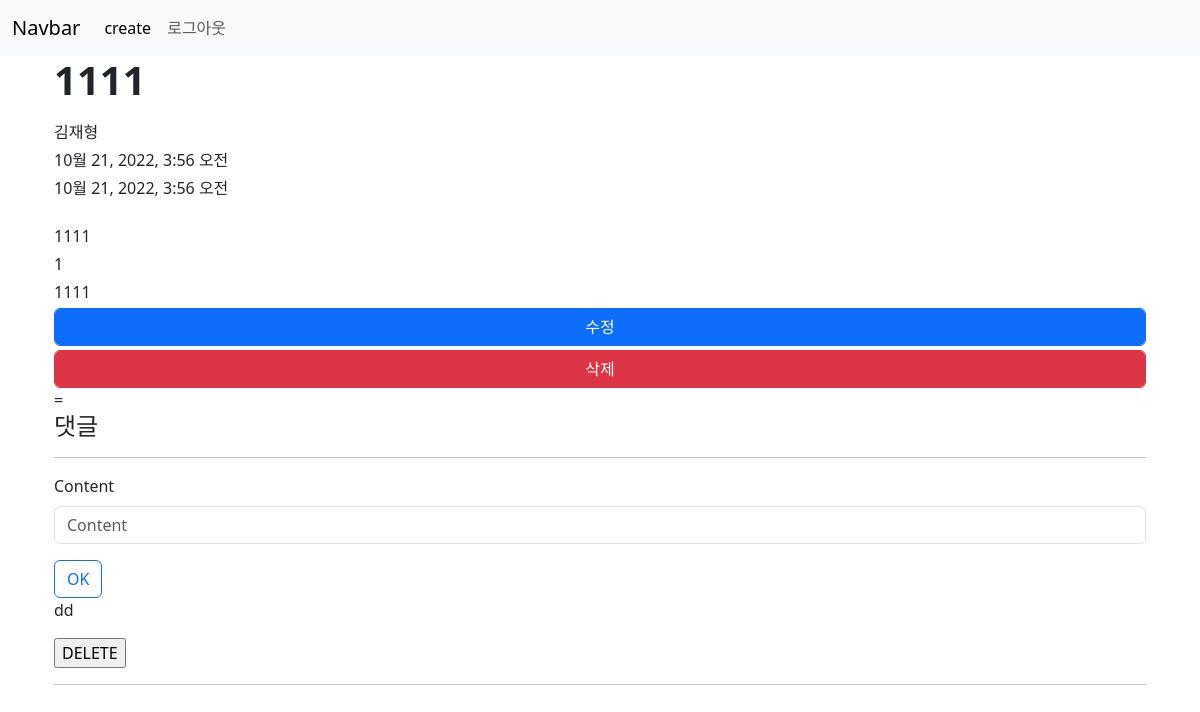
The page /reviews/1/ (signed in) on the database as committed earlier.
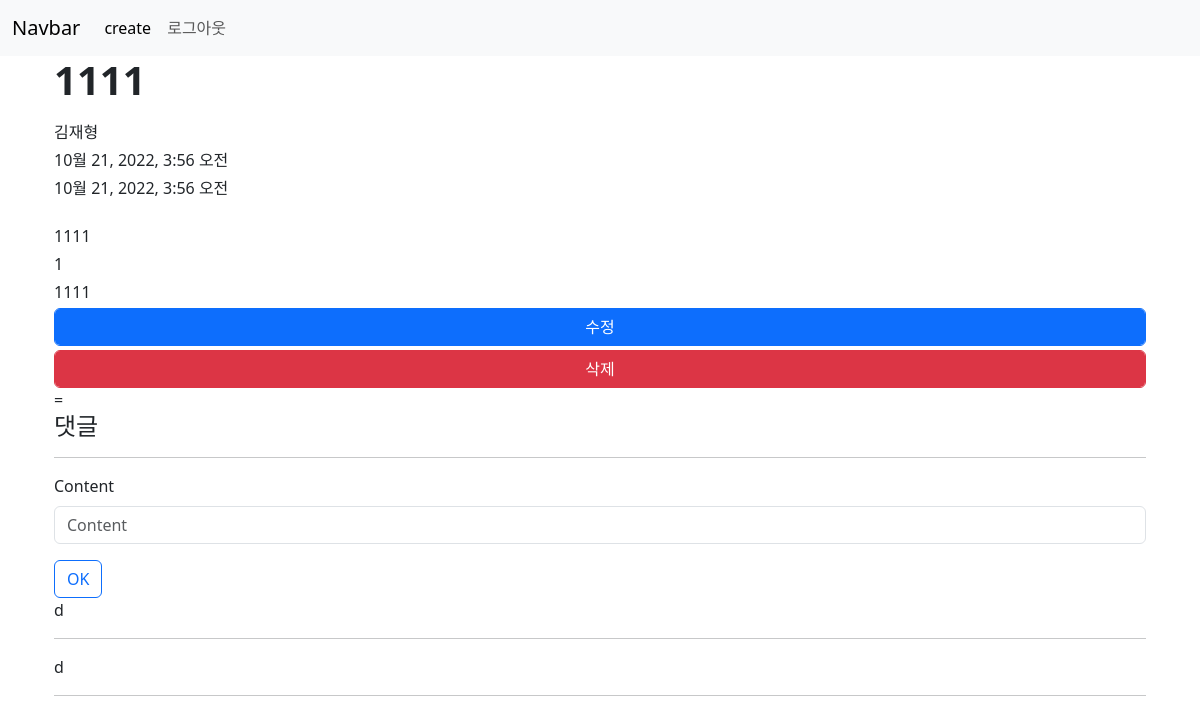
The same page on the database as committed later.
### reviews/models.py (models this page shows)
class Review(models.Model):
    user = models.ForeignKey(settings.AUTH_USER_MODEL, on_delete=models.CASCADE)
    title = models.CharField(max_length=80)
    content = models.TextField()
    movie_name = models.CharField(max_length=80)
    grade = models.IntegerField()
    created_at = models.DateTimeField(auto_now_add=True)
    updated_at = models.DateTimeField(auto_now=True)

class Comment(models.Model):
    review = models.ForeignKey('Review', on_delete=models.CASCADE)
    user = models.ForeignKey(settings.AUTH_USER_MODEL, on_delete=models.CASCADE)
    content = models.CharField(max_length=100)

### account/models.py (models this page shows)
class User(AbstractUser):
    pass

### reviews/views.py (the view)
# urls.py: path('<int:review_pk>/', views.detail, name="detail"),
def detail(request, review_pk):
    review = Review.objects.get(pk=review_pk)
    comment_form = CommentForm()
    context = {
        "review":review,
        'comment_form':comment_form,
        'comments':review.comment_set.all(),
    }
    return render(request, "reviews/detail.html", context)

### reviews/forms.py
class CommentForm(forms.ModelForm):
    class Meta:
        model = Comment
        fields = ('content',)

### reviews/templates/reviews/detail.html (shortened to what this page needs)
{% extends 'base.html' %}
{% load django_bootstrap5 %}
{% block body %}
  <div class="container">
    <h1 class="mb-3 fw-bold">{{ review.title }}</h1>
    <p class="mb-1 fw-light">{{ review.user }}</p>
    <p class="mb-1 fw-light">{{ review.created_at }}</p>
    <p class="mb-4 fw-light">{{ review.updated_at }}</p>
    <p class="mb-1">{{ review.movie_name }}</p>
    <p class="mb-1">{{ review.grade }}</p>
    <p class="mb-1">{{ review.content }}</p>
    {% if request.user == review.user %}
      <a href="{% url 'reviews:update' review.pk %}" class="btn btn-primary form-control mb-1">수정</a>
      <form action="{% url 'reviews:delete' review.pk %}" method="POST" class="form">
        <input class="btn btn-danger form-control" type="submit" value="삭제">
      </form>
      =
    {% endif %}
    <h4>댓글</h4>
    <hr>
    {% if request.user.is_authenticated %}
      <form action="{% url 'reviews:create_comment' review.pk %}" method="POST">
        {% bootstrap_form comment_form %}
        {% bootstrap_button button_type="submit" content="OK" button_class="btn btn-outline-primary" %}
      </form>
    {% endif %}
    {% for comment in comments %}
      <p>{{ comment.content }}</p>
      {% if request.user == comment.user %}
        <form action="{% url 'reviews:comments_delete' review.pk comment.pk %}" method="POST">
          <input type="submit" value="DELETE">
        </form>
      {% endif %}
      <hr>
    {% endfor %}
  </div>
{% endblock body %}

### config/templates/base.html (shortened to what this page needs)
{% load django_bootstrap5 %}
<!DOCTYPE html>
<html lang="en">
  <head>
    {% bootstrap_css %}
  </head>
  <body>
    <nav class="navbar navbar-expand-lg bg-light">
      <div class="container-fluid">
        <a class="navbar-brand" href="#">Navbar</a>
        <div class="collapse navbar-collapse" id="navbarNav">
          <ul class="navbar-nav">
            <li class="nav-item">
              <a class="nav-link active" aria-current="page" href="{% url 'reviews:create' %}">create</a>
            </li>
            {% if request.user.is_authenticated %}
              <li class="nav-item">
                <a class="nav-link" href="{% url 'account:logout' %}">로그아웃</a>
              </li>
            {% endif %}
          </ul>
        </div>
      </div>
    </nav>
    <div class="container">
      {% block body %}{% endblock body %}
    </div>
  </body>
</html>

Rows that differ between the two databases and show on the page:
removed Comment: content "dd"
added Comment: content "d"
added Comment: content "d"
